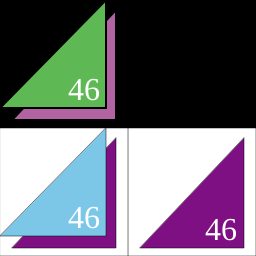
Frame 1 (no input)
Frame 60 (no input): identical to frame 1, image omitted
Frame 120 (the mouse pressed at the canvas centre since frame 60): identical to frame 1, image omitted

The p5.js sketch that drew this single still picture (run headless with seeded random() and noise() and a simulated clock; from frame 60 on, the mouse is pressed at the canvas centre):

// p5.js sketch
// ── sketch.js
function setup() {
  createCanvas(256,256);
}

function draw() {
  background(0);
  strokeWeight(2);
  fill(178, 100, 162);
  triangle(12,120,116,120,116,10);
  fill(94, 185, 84);
  triangle(0,108,106,108,106,0);
  fill(255);
  textSize(32);
  textFont("serif");
  text("46", 68, 100);
  strokeWeight(.5);
  fill(255);
  square(128,128,128);
  fill(126,16,131);
  triangle(140,248,244,248,244,138);
  fill(255);
  textSize(32);
  textFont("serif");
  text("46", 205, 240);
  fill(255);
  square(0,128,128);
  fill(126,16,131);
  triangle(12,248,116,248,116,138);
  fill(124,199,232);
  triangle(0,236,106,236,106,128);
  fill(255);
  textSize(32);
  textFont("serif");
  text("46", 68, 228);



}
